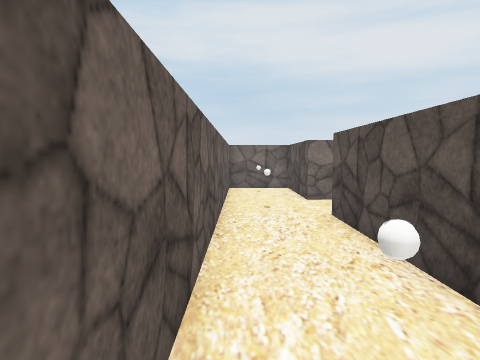
View 1 (above)

16 first-person views from a walk through a 3-D level made in the Unity game engine. The camera is 1.4 m above the floor, tilts 4° down and sees 75° across. The floor is counted in squares, 1 m on a side. Each view is taken from the middle of a square. On the plan, view 1 faces up. The plan holds only what a view shows up to about 14 squares ahead; the rest is blank. Some surface patterns are stand-ins.

View 2
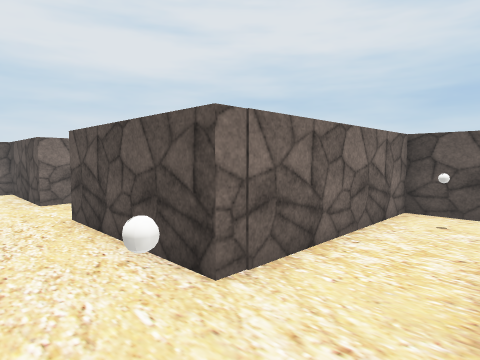

View 3
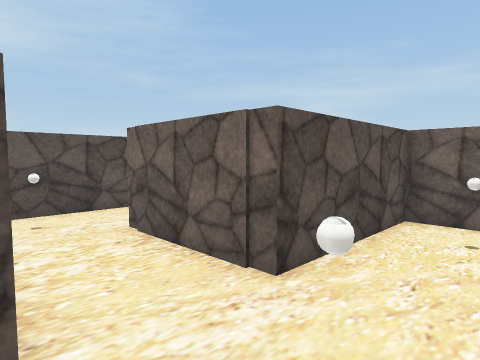

View 4
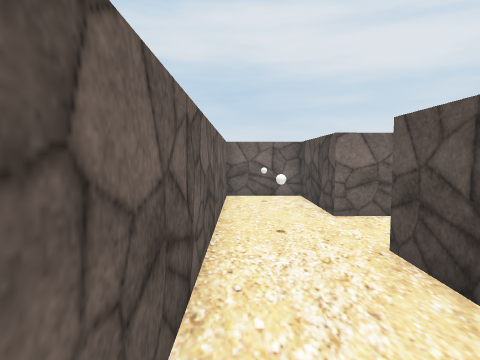

View 5
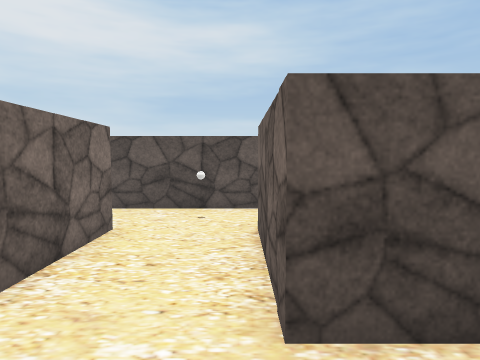

View 6
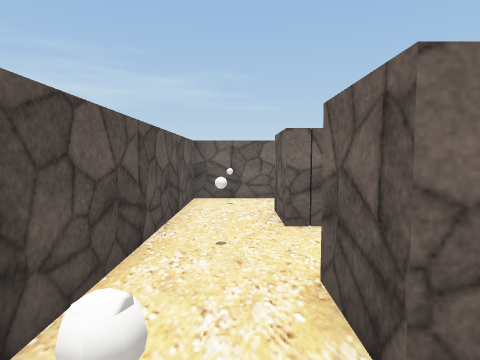

View 7
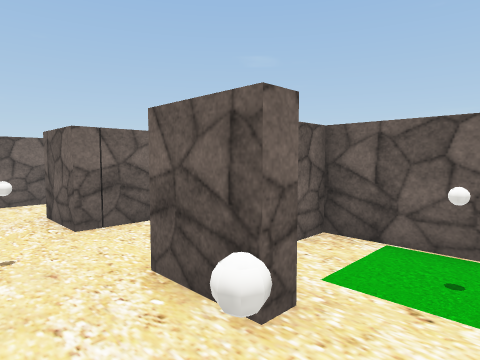

View 8
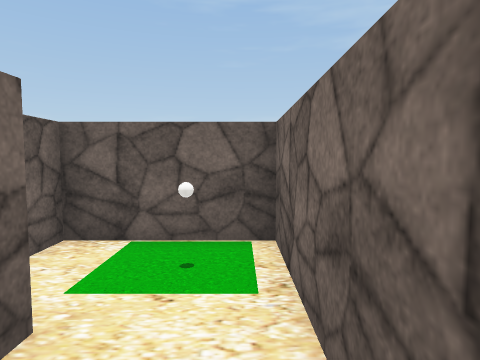

View 9
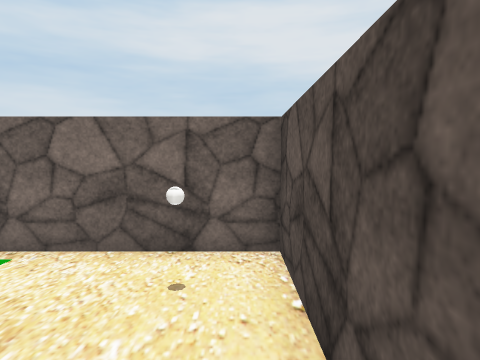

View 10
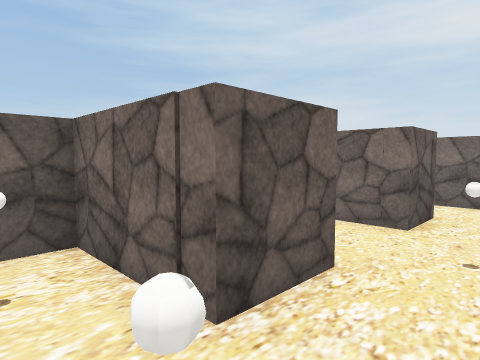

View 11
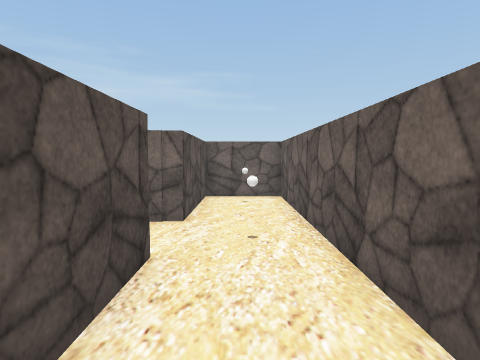

View 12
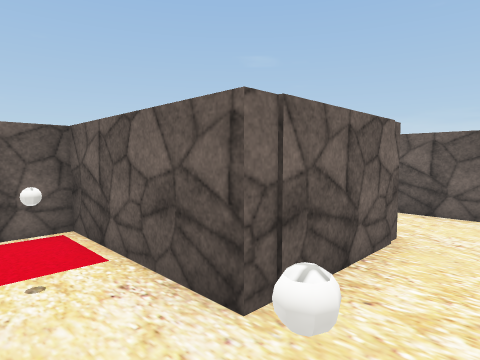

View 13
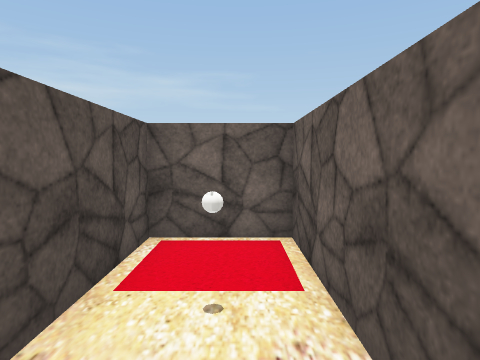

View 14
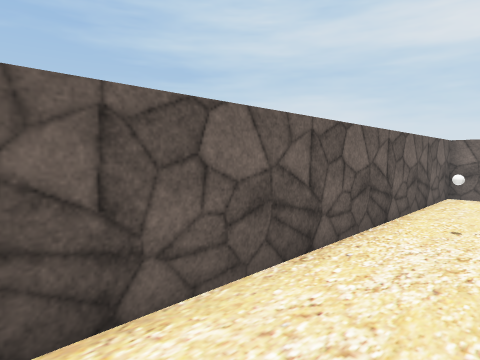

View 15
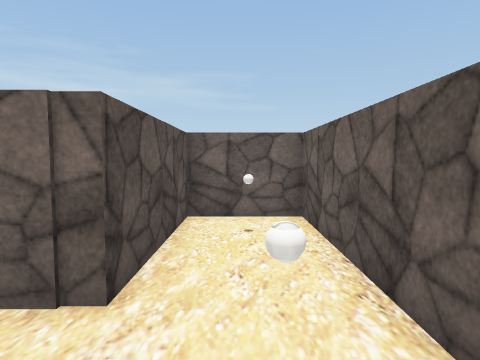

View 16
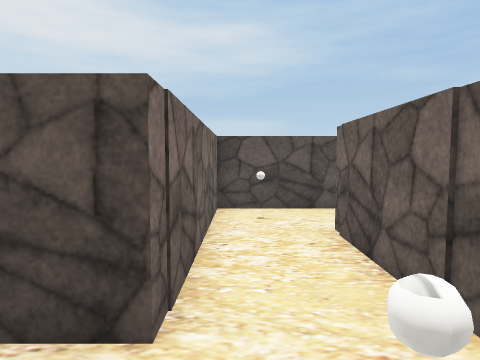

### Floor plan
Points are (right, up) in squares from view 1. A wall is a line through its corners. A room is listed if a view was taken in it or the views show most of it. See-through windows are left out.
Room 1 (views 1, 2, 3, 4, 5, 9, 10, 11, 12, 13, 14, 15, 16)
walls: (5.4, 3.1) (8.6, 3.1) (8.6, 10.6); (6.1, 10.5) (2.3, 10.5) (2.3, 14.6) (-0.5, 14.6) (-0.5, -4.4) (2.3, -4.4) (2.3, 0.2) (6.1, 0.2) (6.1, -4.4) (8.6, -4.4) (8.6, 2.6) (2.3, 2.6) (2.3, 7.7) (6.1, 7.7) (6.1, 5.6) (2.8, 5.6) (2.8, 4.6)
ways out: opening at (7.5, 11.5) to room 2
objects: other object (1, -3); other object (1, 2); other object (1, 9); other object (1, 13); other object (4, 4); other object (7, -2); other object (7, 2); other object (7, 4); other object (7, 9)
Room 2 (views 6, 7, 8)
walls: (5.5, 12.3) (6.1, 12.3) (6.1, 10.5); (8.6, 10.6) (8.6, 14.6) (2.8, 14.6) (2.8, 11) (3.7, 11)
ways out: opening at (7.5, 11.5) to room 1
objects: other object (4, 13); other object (7, 13)

Positions as (right, up) in squares from view 1, and headings:
1: (0, 0), facing up
2: (0, 0), facing up-right
3: (0, 3), facing down-right
4: (0, 3), facing up
5: (0, 8), facing right
6: (7, 14), facing down
7: (8, 14), facing down-left
8: (8, 14), facing left
9: (8, 10), facing up
10: (8, 4), facing up-left
11: (1, 7), facing down
12: (8, 2), facing down-left
13: (7, 1), facing down
14: (2, 2), facing up-left
15: (1, 3), facing down
16: (0, 2), facing right
